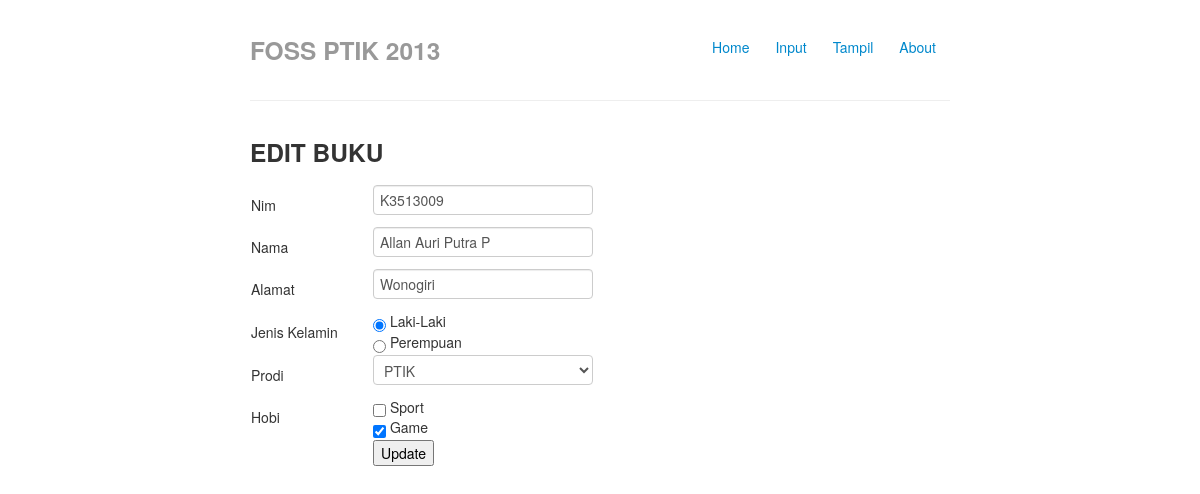
/index.php/mahasiswa/edit/4, run on the app's committed database.
### tables this page shows
CREATE TABLE IF NOT EXISTS `mahasiswa` (
`id` int(10) NOT NULL,
  `nim` varchar(10) NOT NULL,
  `nama` varchar(100) NOT NULL,
  `alamat` text NOT NULL,
  `jk` varchar(10) NOT NULL,
  `prodi` varchar(20) NOT NULL,
  `hobi` varchar(50) NOT NULL
);

### application/controllers/mahasiswa.php (called while the page is built, shortened)
<?php
class Mahasiswa extends CI_Controller {
	function __construct(){
		$this->load->helper(array('url','form'));
		$this->load->model('m_mahasiswa');
	}
	function edit($id){
		$data=array(
			'id'=>$id
			);
		$data['data_edit']=$this->m_mahasiswa->m_edit($data);
		$this->load->view('v_edit',$data);
	}
}
?>

### index.php (called while the page is built, shortened)
<?php
require_once BASEPATH.'core/CodeIgniter.php';

### application/models/m_mahasiswa.php (called while the page is built, shortened)
<?php
class M_mahasiswa extends CI_Controller{
	function m_edit($data){
		$this->db->where($data);
		$edit = $this->db->get('mahasiswa');
		return $edit->result();
	}
}
?>

### application/views/v_edit.php (the view, shortened to what this page needs)
<?php $this->load->view('header'); ?>
	<h3>EDIT BUKU</h3>
	<?php foreach ($data_edit as $tes) {
		?>
		<form method="post" action="<?php echo base_url().'index.php/mahasiswa/update' ?>">
			<table>
				<tr>
					<td><input type="hidden" name="id" value="<?php echo $tes->id ?>"></td>
				</tr>
				<tr>
					<td width="120">Nim</td><td><input type="text" name="nim" value="<?php echo $tes->nim ?>"></td>
				</tr>
				<tr>
					<td width="120">Nama</td><td><input type="text" name="nama" value="<?php echo $tes->nama ?>"></td>
				</tr>
				<tr>
					<td>Alamat</td><td><input type="text" name="alamat" value="<?php echo $tes->alamat ?>"></td>
				</tr>
				<tr>
					<td>Jenis Kelamin</td>
					<td>
						<input type="radio" name="jk" value="Laki-laki" <?php if ($tes->jk=='Laki-laki') {echo set_radio('Laki-laki','Laki-laki',TRUE);} ?>> Laki-Laki <br />
						<input type="radio" name="jk" value="Perempuan" <?php if ($tes->jk=='Perempuan') {echo set_radio('Perempuan','Perempuan',TRUE);} ?>> Perempuan
					</td>
				</tr>
				<tr>
					<td>Prodi</td>
					<td><select name="prodi">
						<option value="PTIK" <?php if($tes->prodi=='PTIK') {echo "selected";} ?>>PTIK</option>
					</select>
				</td>
				</tr>
				<tr>
				<?php $pecah = explode(',', $tes->hobi); ?>
					<td>Hobi</td>
					<td><input type="checkbox" name="hobi[]" value="Sport" <?php if(in_array('Sport', $pecah)) {echo "checked";} ?>> Sport<br>
						<input type="checkbox" name="hobi[]" value="Game" <?php if(in_array('Game', $pecah)) {echo "checked";} ?>> Game
					</td>
				</tr>
				<tr>
					<td></td><td><input type="submit" value="Update" ></td>
				</tr>
			</table>
		</form>
		<?php
	}
	?>
</body>
</html>

### application/views/header.php (shortened to what this page needs)
<!DOCTYPE html>
<html lang="en">
  <head>
    <link href="<?php echo base_url('/assets/css/bootstrap.css')?>" rel="stylesheet">
    <link href="<?php echo base_url('/assets/css/bootstrap-responsive.css')?>" rel="stylesheet">
  </head>
  <body>
    <div class="container-narrow">
      <div class="masthead">
        <ul class="nav nav-pills pull-right">
          <li><?php echo anchor(base_url().'index.php/mahasiswa/index','Home') ?></li>
          <li><?php echo anchor(base_url().'index.php/mahasiswa/tambah','Input') ?></li>
          <li><?php echo anchor(base_url().'index.php/mahasiswa/lihat','Tampil') ?></li>
		  	  <li><?php echo anchor(base_url().'index.php/mahasiswa/about','About') ?></li>
        </ul>
        <h3 class="muted">FOSS PTIK 2013</h3>
      </div>
      <hr>

### application/views/header.php (style rules this page uses)
body { padding-top: 20px; padding-bottom: 40px; }
.container-narrow { margin: 0 auto; max-width: 700px; }
.container-narrow > hr { margin: 30px 0; }

### data on the page
mahasiswa: nim "K3513009", nama "Allan Auri Putra P", alamat "Wonogiri", jk "☑", prodi "PTIK", hobi "☑"

### other printed values
anchor(base_url().'index.php/mahasiswa/index','Home') "Home"
anchor(base_url().'index.php/mahasiswa/tambah','Input') "Input"
anchor(base_url().'index.php/mahasiswa/lihat','Tampil') "Tampil"
anchor(base_url().'index.php/mahasiswa/about','About') "About"
